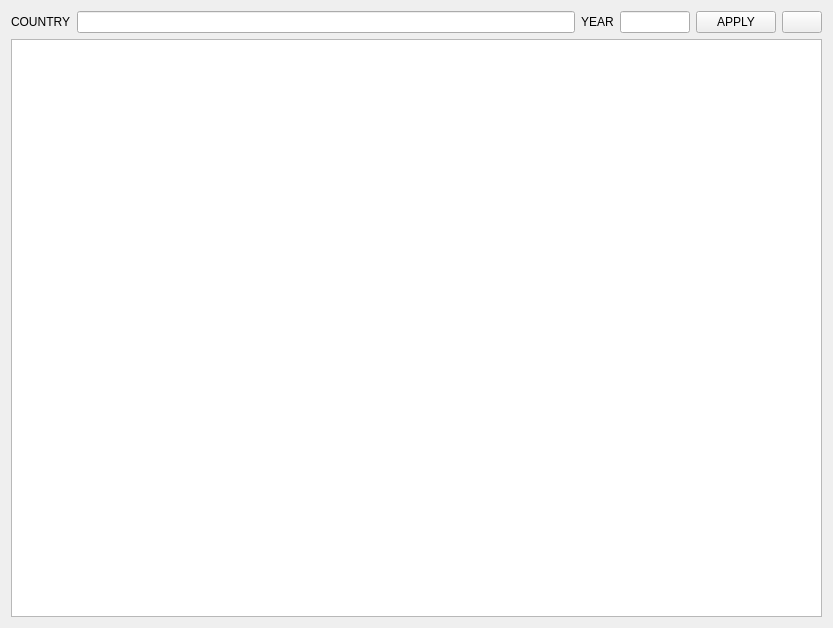
<?xml version="1.0" encoding="UTF-8"?>
<ui version="4.0">
 <class>AdminGui</class>
 <widget class="QWidget" name="AdminGui">
  <property name="geometry">
   <rect>
    <x>0</x>
    <y>0</y>
    <width>833</width>
    <height>628</height>
   </rect>
  </property>
  <property name="windowTitle">
   <string>Form</string>
  </property>
  <layout class="QGridLayout" name="gridLayout">
   <item row="0" column="1">
    <widget class="QLineEdit" name="country"/>
   </item>
   <item row="0" column="3">
    <widget class="QLineEdit" name="year">
     <property name="maximumSize">
      <size>
       <width>70</width>
       <height>16777215</height>
      </size>
     </property>
     <property name="maxLength">
      <number>4</number>
     </property>
    </widget>
   </item>
   <item row="0" column="0">
    <widget class="QLabel" name="label">
     <property name="text">
      <string>COUNTRY</string>
     </property>
    </widget>
   </item>
   <item row="0" column="4">
    <widget class="QPushButton" name="apply">
     <property name="text">
      <string>APPLY</string>
     </property>
    </widget>
   </item>
   <item row="0" column="2">
    <widget class="QLabel" name="label_2">
     <property name="text">
      <string>YEAR</string>
     </property>
    </widget>
   </item>
   <item row="0" column="5">
    <widget class="QPushButton" name="update">
     <property name="text">
      <string/>
     </property>
    </widget>
   </item>
   <item row="1" column="0" colspan="6">
    <widget class="QTableView" name="tableView"/>
   </item>
  </layout>
 </widget>
 <resources/>
 <connections/>
</ui>
